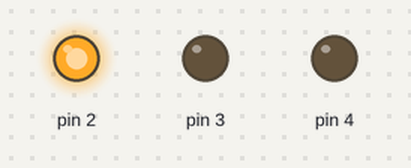
This sketch was run on a simulated Arduino Uno, built with avr-gcc and run on an emulated ATmega328P. Shown: output pins drawn as LEDs (lit = HIGH).

Above: at 0.5 s.
At 2.5 s:
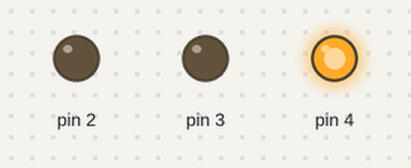
At 3.5 s:
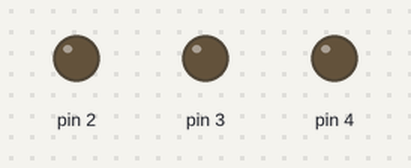
At 5.5 s:
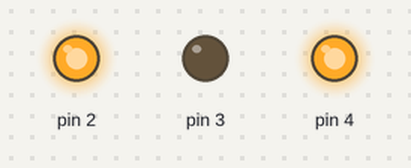
At 7.5 s:
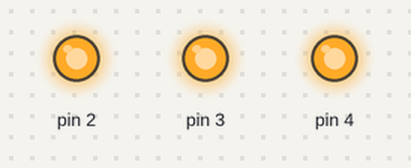
At 10.5 s:
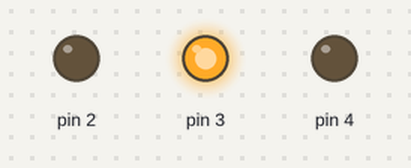
Timing chart, 0 to 11.7 s (numbered marks = the images above):
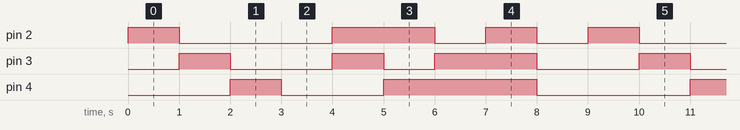

The sketch:

Nov21_RGBLED_V0.ino
```cpp
void setup() {
  // MAX 15 KO
  // MIN

  const int analogInPin = A0;
  int sensorValue = 0;

//  char RED = 2;
//  char GREEN = 3;
//  char BLUE = 4;

  // put your setup code here, to run once:
  pinMode(2, OUTPUT);
  pinMode(3, OUTPUT);
  pinMode(4, OUTPUT);

  pinMode(A0, INPUT);
}

void loop() {
  // RED
  digitalWrite(2, HIGH);
  digitalWrite(3, LOW);
  digitalWrite(4, LOW);
  delay(1000);

  //GREEN
  digitalWrite(2, LOW);
  digitalWrite(3, HIGH);
  digitalWrite(4, LOW);
  delay(1000);

  //BLUE
  digitalWrite(2, LOW);
  digitalWrite(3, LOW);
  digitalWrite(4, HIGH);
  delay(1000);

  //OFF
  digitalWrite(2, LOW);
  digitalWrite(3, LOW);
  digitalWrite(4, LOW);
  delay(1000);

  //RED & GREEN = ORANGE
  digitalWrite(2, HIGH);
  digitalWrite(3, HIGH);
  digitalWrite(4, LOW);
  delay(1000);

  // RED & BLUE = PURPLE
  digitalWrite(2, HIGH);
  digitalWrite(3, LOW);
  digitalWrite(4, HIGH);
  delay(1000);

  // GREEN & BLUE = YELLOW
  digitalWrite(2, LOW);
  digitalWrite(3, HIGH);
  digitalWrite(4, HIGH);
  delay(1000);

  // R + G + B = WHITE
  digitalWrite(2, HIGH);
  digitalWrite(3, HIGH);
  digitalWrite(4, HIGH);
  delay(1000);

  // OFF
  digitalWrite(2, LOW);
  digitalWrite(3, LOW);
  digitalWrite(4, LOW);
  delay(1000);
}
```

Measured:
- by itself, pin 2: repeats every 9.0 s: LOW 3.0 s, HIGH 2.0 s, 2 × (LOW 1.0 s, HIGH 1.0 s)
- by itself, pin 3: repeats every 9.0 s: LOW 2.0 s, HIGH 1.0 s, LOW 1.0 s, HIGH 2.0 s, LOW 2.0 s, HIGH 1.0 s
- by itself, pin 4: repeats every 9.0 s: LOW 2.0 s, HIGH 3.0 s, LOW 3.0 s, HIGH 1.0 s
